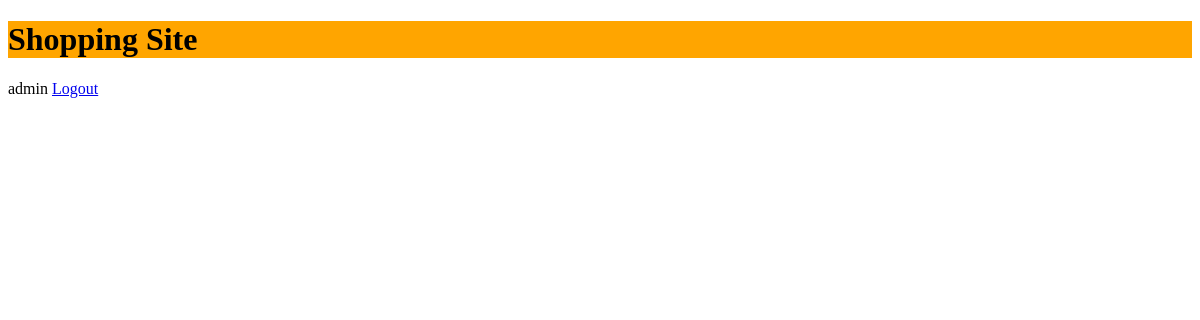
The app's page / (signed in), older data.
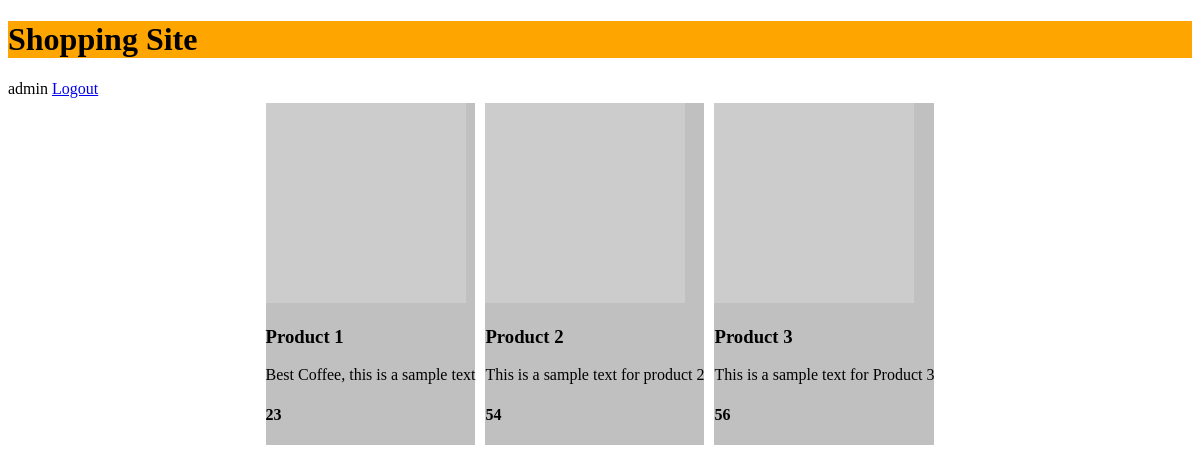
The same page, newer data.
### core/models.py (models this page shows)
class product(models.Model):
    name=models.CharField(max_length=200)
    price=models.IntegerField()
    desc=models.CharField(max_length=200)
    url=models.CharField(max_length=200)

### core/views.py (the view)
# urls.py: path('',views.product),
@login_required
def product(request):
    product = models.product.objects.all()
    data = {'products':product}
    return render(request,'product.html',data)

### templates/product.html (shortened to what this page needs)
<!DOCTYPE html>
<html lang="en">
  <head>
  </head>
  <body>
    <h1 style="background-color: orange;">Shopping Site</h1>
    {% if user.is_authenticated %} {{ user.username }}
    <a href="/logout">Logout</a>
    {% else %}
    <a href="/accounts/login">Login</a>
    {% endif %}
    <div style="display:flex;justify-content: center;">
      {% for product in products %}
      <div style="margin:5px;background-color: silver;">
        <img src={{product.url}}>
      <h3>{{product.name}}</h3>
      <p>{{product.desc}}</p>
      <h4>{{product.price}}</h4>
      </div>
      {% endfor %}
    </div>
  </body>
</html>

Row changes from the older to the newer data that the page shows:
added product: name "Product 1", desc "Best Coffee, this is a sample text", price "23"
added product: name "Product 2", desc "This is a sample text for product 2", price "54"
added product: name "Product 3", desc "This is a sample text for Product 3", price "56"
